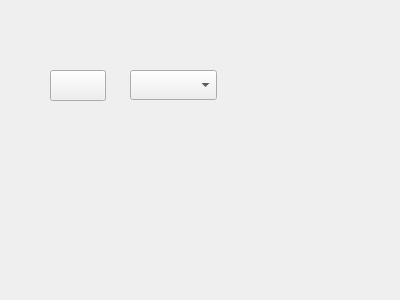
<?xml version="1.0" encoding="UTF-8"?>
<ui version="4.0">
 <class>Form</class>
 <widget class="QWidget" name="Form">
  <property name="geometry">
   <rect>
    <x>0</x>
    <y>0</y>
    <width>400</width>
    <height>300</height>
   </rect>
  </property>
  <property name="windowTitle">
   <string>Form</string>
  </property>
  <widget class="KColorButton" name="colorbutton">
   <property name="geometry">
    <rect>
     <x>50</x>
     <y>70</y>
     <width>56</width>
     <height>31</height>
    </rect>
   </property>
   <property name="alphaChannelEnabled">
    <bool>true</bool>
   </property>
  </widget>
  <widget class="KColorCombo" name="colorcombo">
   <property name="geometry">
    <rect>
     <x>130</x>
     <y>70</y>
     <width>87</width>
     <height>30</height>
    </rect>
   </property>
  </widget>
 </widget>
 <customwidgets>
  <customwidget>
   <class>KColorButton</class>
   <extends>QPushButton</extends>
   <header>kcolorbutton.h</header>
  </customwidget>
  <customwidget>
   <class>KColorCombo</class>
   <extends>QComboBox</extends>
   <header>kcolorcombo.h</header>
  </customwidget>
 </customwidgets>
 <resources/>
 <connections/>
</ui>
